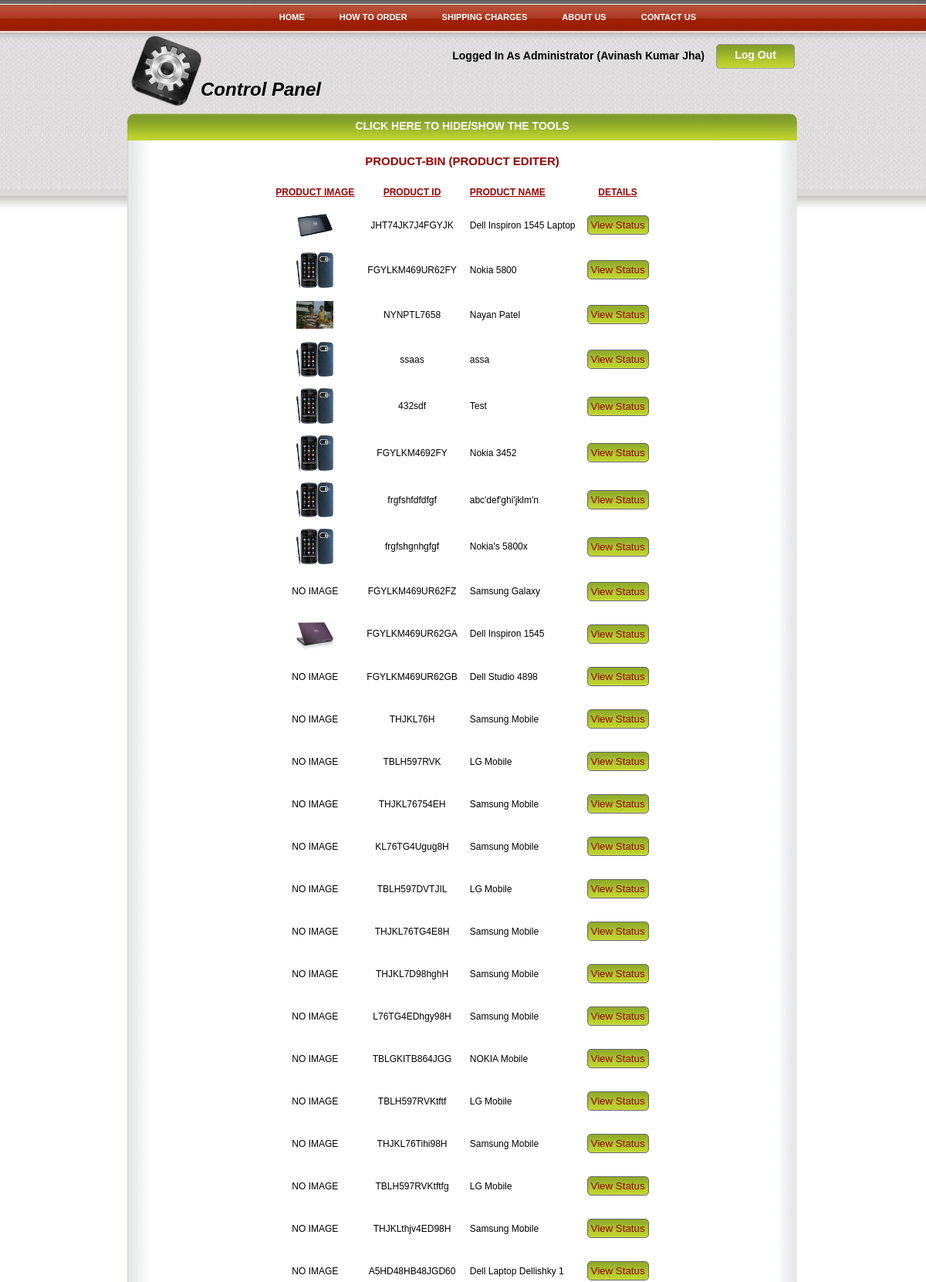
Screenshot of /admin/product-bin.php?View=All (signed in, upper part) with the database file from the repository.
### tables this page shows
CREATE TABLE IF NOT EXISTS `product` (
  `id` varchar(15) NOT NULL,
  `name` varchar(30) NOT NULL,
  `desc` text NOT NULL,
  `price` int(15) NOT NULL,
  `qty` int(15) NOT NULL,
  `catagory` varchar(20) NOT NULL,
  `date` date NOT NULL,
  `img` text,
  PRIMARY KEY (`id`)
);

### admin/product-bin.php (the view, shortened to what this page needs)
<?php
	if(!isset($_SESSION['LogdUsrDet']))
	{
		header("Location: ../");
	}
	else if($_SESSION['LogdUsrDet'][0]=="GenUsr")
	{
		header("Location: ../");
	}
	else if($_SESSION['LogdUsrDet'][0]=="ContrlrAdmin")
	{
		$error="";
		include("admin-files/admin-top.php");
?>
	<h4>Product-Bin (Product Editer)</h4>
			<?php
if((!isset($_REQUEST['ProDuctID']))||($error!=""))
{
if(!isset($_REQUEST['View']))
{
?>
	<form name="ProductBin" action="product-bin.php" method="get">
		<label style="color:#444444; font-weight:bold;">Enter Product Code: </label>
		<input type="text" name="ProDuctID" value="" />
		<?php if($error!=""){echo "<br /><label style='color:#FF0000; font-size:11px;'>".$error."<br /></label>";}?>
		<input type="submit" value="View Status" style="margin-top:5px;" />
	</form><br />
	OR<br /><br /><br />
	<a style='text-decoration:none; font-weight:bold; text-transform:uppercase; color:#990000; border:#666666 solid 1px; border-radius:15px; padding:10px 20px 10px 20px; background-image:url(../img/product-bg1.png); background-repeat:no-repeat; background-position:bottom left;' href="product-bin.php?View=All">Load All Products' List</a><br /><br />
<?php
}
else if((isset($_REQUEST['View'])) && ($_REQUEST['View']=="All"))
{
	$sql="SELECT `id`, `name`, `img` FROM `product` ORDER BY `date` DESC";
	$result=mysql_query($sql);
	?>
	<table align="center" cellpadding="5" cellspacing="5" style="max-width:90%;">
	<tr style="text-transform:uppercase; color:#990000; text-decoration:underline; font-weight:bold;">
		<td>
			Product Image
		</td>
		<td>
			Product ID
		</td>
		<td align="left">
			Product Name
		</td>
		<td>
			Details
		</td>
	</tr>
	<?php
	while($row=mysql_fetch_array($result))
	{
	?>
	<tr height="50px">
		<td>
			<?php if(($row['img']!="")||($row['img']!=null)){echo "<img src='../product-img/".$row['img']."' style='max-width:48px; max-height:48px;' />";}else{echo "NO IMAGE";}?>
		</td>
		<td>
			<?php echo $row['id'];?>
		</td>
		<td align="left">
			<?php echo $row['name'];?>
		</td>
		<td>
	<form name="ProductBin" action="product-bin.php" method="get">
		<input type="submit" value="View Status" style='text-decoration:none; color:#990000; border:#666666 solid 1px; border-radius:5px; padding:4px; background-image:url(../img/product-bg1.png); background-repeat:no-repeat; background-position:bottom left;' />
	</form>
		</td>
	</tr>
	<?php
	}
	?>
	</table>
	<?php
}
?>
<?php
}
		include("admin-files/admin-bottom.php");
	}
	?>

### admin/admin-files/admin-top.php (shortened to what this page needs)
<?php
$result=mysql_query("SELECT `name` FROM `admin` WHERE `admin`.`username`='".$_SESSION['LogdUsrDet'][1]."'");
if($row=mysql_fetch_array($result))
{
$AdminName=$row['name'];
}
else
{
header("Location: ../");
}
?>
<!DOCTYPE html PUBLIC "-//W3C//DTD XHTML 1.0 Transitional//EN" "http://www.w3.org/TR/xhtml1/DTD/xhtml1-transitional.dtd">
<html xmlns="http://www.w3.org/1999/xhtml">
<head>
<link rel="stylesheet" href="admin-files/admin.css" />
</head>
<body>
	<div id="menu">
		<div class="red">
			<div id="slatenav">
				<ul>
					<li><a href="../index.php" title="Home">Home</a></li>
					<li><a href="../how-to-order.php" title="How to Order">How to Order</a></li>
					<li><a href="../shipping-charges.php" title="Shipping Charges">Shipping Charges</a></li>
					<li><a href="../about-us.php" title="About Us">About Us</a></li>
					<li><a href="../contact-us.php" title="Contact Us">Contact Us</a></li>
				</ul>
			</div>
		</div>
	</div>
	<div id="wraper" style="min-height:550px;">
		<div id="head">
			<a href="../logout.php">Log Out</a>
			<h1 style="float:right; margin:17px 15px 0 0; padding-top:5px; text-align:center; font-size:14px;">Logged In As Administrator (<?php echo $AdminName;?>)</h1>
			<h1 style="margin:0; padding:60px 0 0 110px; font-style:italic; font:'Times New Roman', Times, serif; font-size:24px;">Control Panel</h1>
		</div>
		<div id="main-content">
			<div id="main-content-top">
				<h3>click here to hide/show the tools</h3>
			</div>
			<div id="main-content-mid">
				<div id="main-content-mid-right">

### admin/admin-files/admin.css (style rules this page uses)
body { margin:6px 0 0 0; padding:0; text-align:center; overflow-x:hidden; background-image:url(body.jpg); background-repeat:repeat-x; font-family:Verdana, Arial, Helvetica, sans-serif; font-size:12px; }
#wraper { width:900px; margin-left:auto; margin-right:auto; text-align:left; }
#menu { height:36px; margin-top:0px; background-image:url(../../img/menu-bg.jpg); background-repeat:repeat-x; }
.red #slatenav { position:relative;display:block;height:34px;font-size:11px;font-weight:bold;background:transparent url(../../img/menu-bg.jpg) repeat-x top left;text-transform:uppercase; width:650px; margin:auto; }
.red #slatenav ul { margin:0px;padding:0;list-style-type:none;width:auto; float:right; }
.red #slatenav ul li { display:block;float:left;margin:0 1px 0 0; }
.red #slatenav ul li a { display:block;float:left;color:#FFFFFF;text-decoration:none;padding:10px 22px 0 22px;height:24px; }
#head { height:100px; background-image:url(cp.png); background-repeat:no-repeat; background-position:15px 0px; }
#head a { float:right; margin:15px 20px 0 0; height:25px; width:100px; padding-top:5px; text-align:center; border:#999999 solid 1px; border-radius:5px; text-decoration:none; font-size:14px; font-weight:bold; color:#FFFFFF; background-color:#00CC33; background-image:url(../../img/product-bg1.png); background-repeat:no-repeat; background-position:bottom left; }
#main-content { width:868px; padding-left:15px; margin-top:5px; }
#main-content #main-content-top { background-image:url(../../img/product-bg1.png); background-repeat:no-repeat; background-position:0px 0px; height:35px; border-top-left-radius:10px; border-top-right-radius:10px; }
#main-content #main-content-top h3 { margin:0; text-align:center; padding-top:8px; font-size:14px; cursor:pointer; color:#FFFFFF; text-transform:uppercase; }
#main-content #main-content-mid { min-height:400px; margin-bottom:-20px;background-image:url(../../img/product-bg2.png); background-repeat:repeat-y; background-position:0px 0px; padding-top:10px; font:Verdana, Arial, Helvetica, sans-serif; }
#main-content #main-content-mid #main-content-mid-right h4 { margin:0 0 15px 0; text-align:center; padding-top:8px; color:#990000; text-transform:uppercase; font-size:15px; }
#main-content #main-content-mid #main-content-mid-right { width:838px; padding:0 0 25px 15px; z-index:0; text-align:center; }

### rows the page displays
product: img (picture), id "JHT74JK7J4FGYJK", name "Dell Inspiron 1545 Laptop"
product: img (picture), id "FGYLKM469UR62FY", name "Nokia 5800"
product: img (picture), id "NYNPTL7658", name "Nayan Patel"
product: img (picture), id "ssaas", name "assa"
product: img (picture), id "432sdf", name "Test"
product: img (picture), id "FGYLKM4692FY", name "Nokia 3452"
product: img (picture), id "frgfshfdfdfgf", name "abc'def'ghi'jklm'n"
product: img (picture), id "frgfshgnhgfgf", name "Nokia's 5800x"
product: img "NO IMAGE", id "FGYLKM469UR62FZ", name "Samsung Galaxy"
product: img (picture), id "FGYLKM469UR62GA", name "Dell Inspiron 1545"
product: img "NO IMAGE", id "FGYLKM469UR62GB", name "Dell Studio 4898"
product: img "NO IMAGE", id "THJKL76H", name "Samsung Mobile"
product: img "NO IMAGE", id "TBLH597RVK", name "LG Mobile"
product: img "NO IMAGE", id "THJKL76754EH", name "Samsung Mobile"
product: img "NO IMAGE", id "KL76TG4Ugug8H", name "Samsung Mobile"
product: img "NO IMAGE", id "TBLH597DVTJIL", name "LG Mobile"
product: img "NO IMAGE", id "THJKL76TG4E8H", name "Samsung Mobile"
product: img "NO IMAGE", id "THJKL7D98hghH", name "Samsung Mobile"
product: img "NO IMAGE", id "L76TG4EDhgy98H", name "Samsung Mobile"
product: img "NO IMAGE", id "TBLGKITB864JGG", name "NOKIA Mobile"
product: img "NO IMAGE", id "TBLH597RVKtftf", name "LG Mobile"
product: img "NO IMAGE", id "THJKL76Tihi98H", name "Samsung Mobile"
product: img "NO IMAGE", id "TBLH597RVKtftfg", name "LG Mobile"
product: img "NO IMAGE", id "THJKLthjv4ED98H", name "Samsung Mobile"
product: img "NO IMAGE", id "A5HD48HB48JGD60", name "Dell Laptop Dellishky 1"

### other values shown
$AdminName "Avinash Kumar Jha"
